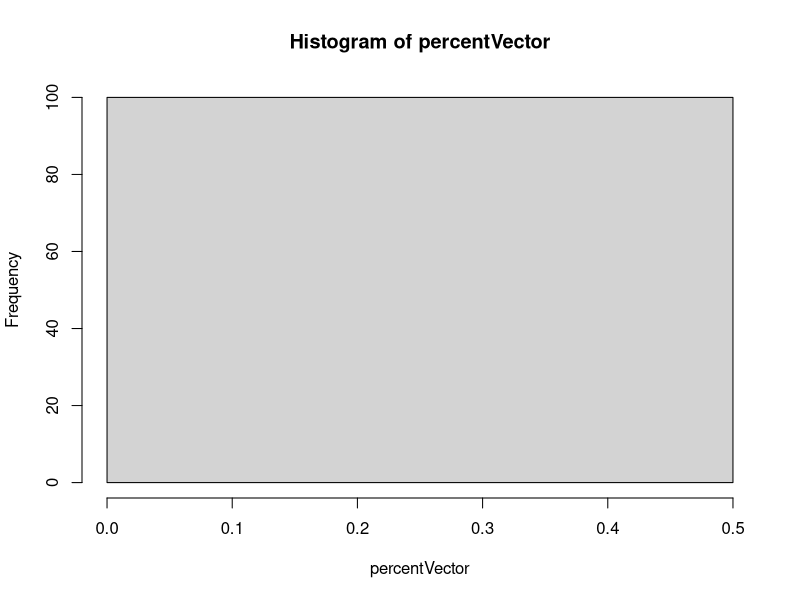

The R script that drew this image:
#Script written by Kanishk Asthana kasthana@eng.ucsd.edu
# Script for testing the validity of the algorithm that I have designed.
# The basic logic of the validation is as follows:

require("intervals")
loopsList=read.table("GSE63525_IMR90_HiCCUPS_looplist.txt", header=TRUE)

print("Number of loops in X chromosome")
print(sum(loopsList$chr1=="X"))

loopsX=loopsList[loopsList$chr1=="X",]

#In the algorithm we are testing, each pair of observations have to be such that one of them is in the positive strand 
# and the other one is one the negative strand. So the only way we can test the algorithms is if we randomly assign loopBoundaries
# that are in a pair with positive and negative signs

#Creating loop Pairs
loopPairs=as.matrix(loopsX[,c(2,5)])


#Optimizing Script to get a distribution of percentage values.


percentVector=sapply(1:100,function(val){
#Creating a distribution where we designate either the start of the end of the loop to be on the positive strand

strand=sample(0:1,nrow(loopPairs),replace=TRUE)

for(i in 1:nrow(loopPairs)){
  if(strand[i]==0){
    loopPairs[i,1]=-1*loopPairs[i,1]
  }
  else{
    loopPairs[i,2]=-1*loopPairs[i,2]
  }
}

#Now the matrix loopPairs has either the start or end of each row randomly assigned to the positive and negative strands
loopBoundaries=as.vector(loopPairs)

#Ordering boundaries in ascending order of absolute value:
loopBoundaries=loopBoundaries[order(abs(loopBoundaries))]

predictedLoops=cbind(abs(loopBoundaries[seq(1,length(loopBoundaries),by=2)]),abs(loopBoundaries[seq(2,length(loopBoundaries),by=2)]))
predictedLoops=as.data.frame(predictedLoops)
names(predictedLoops)<-c("START","END")
shift =0

loopsXStartRange=cbind((loopsX$x1+shift),(loopsX$x2+shift));
XStartRange=Intervals(loopsXStartRange);
loopsXEndRange=cbind((loopsX$y1+shift),(loopsX$y2+shift));
XEndRange=Intervals(loopsXEndRange);

predictedLoopsXStartRange=cbind((predictedLoops$START-5000),(predictedLoops$START+5000));
predictedStartInterval=Intervals(predictedLoopsXStartRange);

predictedLoopsXEndRange=cbind((predictedLoops$END-5000),(predictedLoops$END+5000));
predictedEndInterval=Intervals(predictedLoopsXEndRange);

#Vector of CTCF Loops Start Prediction positions that match with predicted start vector for loops
startListVector=as.list(interval_overlap(XStartRange,predictedStartInterval));

#Vector of CTCF loops End prediction positions that match with predicted end vector for loops
endListVector=as.list(interval_overlap(XEndRange,predictedEndInterval));

#A vector to store index of commond predicted and experiemental loops
commonLoops=vector("list",length=length(startListVector));

for(i in 1:length(startListVector)){
  lst1=unlist(startListVector[i]);
  lst2=unlist(endListVector[i]);
  intrsct=as.list(intersect(lst1,lst2))
  commonLoops[i]=as.list(NA)
  if(length(intrsct)>0){
    commonLoops[i]=as.list(intersect(lst1,lst2))
  }
  
}

#Number acurately predicted for experimental data
logicalVectorOfCommonLoops=!sapply(commonLoops,is.na)

#print("Number of Common Loops:");
#print(sum(logicalVectorOfCommonLoops))

#print("Percentage shown to be correct:")
percent=sum(logicalVectorOfCommonLoops)/nrow(loopsX)
print(percent)
return(percent)

});

hist(percentVector,100)
